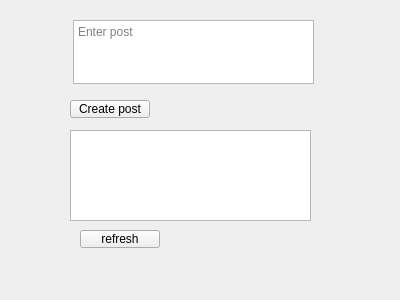
<?xml version="1.0" encoding="UTF-8"?>
<ui version="4.0">
 <class>PostWidget</class>
 <widget class="QWidget" name="PostWidget">
  <property name="geometry">
   <rect>
    <x>0</x>
    <y>0</y>
    <width>400</width>
    <height>300</height>
   </rect>
  </property>
  <property name="windowTitle">
   <string>Form</string>
  </property>
  <widget class="QTextEdit" name="postInput">
   <property name="geometry">
    <rect>
     <x>73</x>
     <y>20</y>
     <width>241</width>
     <height>64</height>
    </rect>
   </property>
   <property name="placeholderText">
    <string>Enter post </string>
   </property>
  </widget>
  <widget class="QPushButton" name="createPostButton">
   <property name="geometry">
    <rect>
     <x>70</x>
     <y>100</y>
     <width>80</width>
     <height>18</height>
    </rect>
   </property>
   <property name="text">
    <string>Create post</string>
   </property>
  </widget>
  <widget class="QListWidget" name="feedList">
   <property name="geometry">
    <rect>
     <x>70</x>
     <y>130</y>
     <width>241</width>
     <height>91</height>
    </rect>
   </property>
  </widget>
  <widget class="QPushButton" name="refreshButton">
   <property name="geometry">
    <rect>
     <x>80</x>
     <y>230</y>
     <width>80</width>
     <height>18</height>
    </rect>
   </property>
   <property name="text">
    <string>refresh</string>
   </property>
  </widget>
 </widget>
 <resources/>
 <connections/>
</ui>
